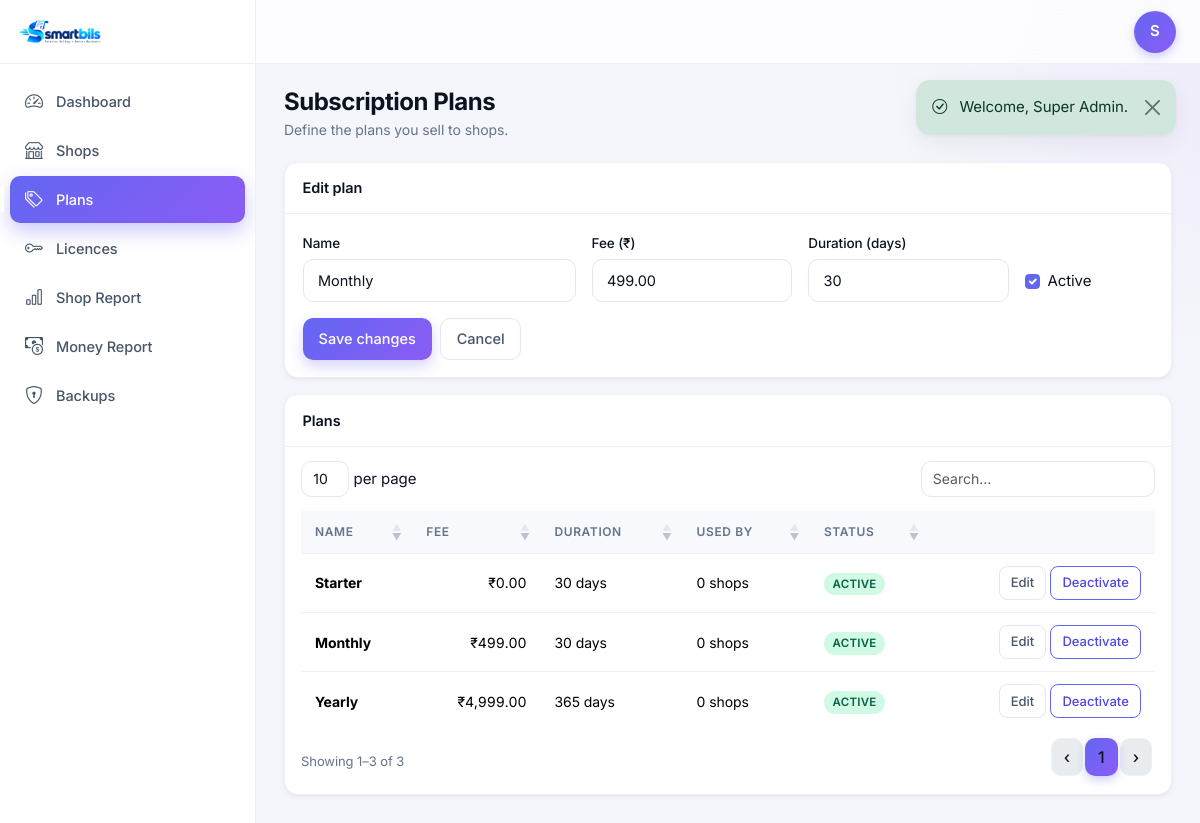
The app's page /admin/plans/index.php?edit=2 (signed in) with its own data.
### tables this page shows
CREATE TABLE IF NOT EXISTS `subscription_plans` (
  `id`            BIGINT UNSIGNED NOT NULL AUTO_INCREMENT,
  `name`          VARCHAR(100) NOT NULL,
  `fee`           DECIMAL(12,2) NOT NULL DEFAULT 0,
  `duration_days` INT UNSIGNED NOT NULL DEFAULT 30,
  `is_active`     TINYINT(1) NOT NULL DEFAULT 1,
  `created_at`    DATETIME NOT NULL DEFAULT CURRENT_TIMESTAMP,
  `updated_at`    DATETIME NOT NULL DEFAULT CURRENT_TIMESTAMP ON UPDATE CURRENT_TIMESTAMP,
  PRIMARY KEY (`id`),
  UNIQUE KEY `uq_plans_name` (`name`)
);

### config/database.php (called while the page is built, shortened)
<?php
function db(): PDO {
    static $pdo = null;
    if ($pdo instanceof PDO) return $pdo;
    $dsn = sprintf(
        'mysql:host=%s;port=%s;dbname=%s;charset=%s',
        DB_HOST, DB_PORT, DB_NAME, DB_CHARSET
    );
    try {
        $pdo = new PDO($dsn, DB_USER, DB_PASS, [
            PDO::ATTR_ERRMODE            => PDO::ERRMODE_EXCEPTION,
            PDO::ATTR_DEFAULT_FETCH_MODE => PDO::FETCH_ASSOC,
            PDO::ATTR_EMULATE_PREPARES   => false,
            PDO::MYSQL_ATTR_INIT_COMMAND => "SET NAMES utf8mb4 COLLATE utf8mb4_unicode_ci, time_zone = '+05:30'",
        ]);
    } catch (PDOException $e) {
        if (defined('APP_DEBUG') && APP_DEBUG) {
            http_response_code(500);
            exit('DB connect failed: ' . htmlspecialchars($e->getMessage(), ENT_QUOTES, 'UTF-8'));
        }
        error_log('[DB] ' . $e->getMessage());
        http_response_code(500);
        exit('Service unavailable.');
    }
    return $pdo;
}

### includes/functions.php (called while the page is built, shortened)
<?php
function e($v): string {
    return htmlspecialchars((string)($v ?? ''), ENT_QUOTES, 'UTF-8');
}
function url(string $path = ''): string {
    return rtrim(BASE_URL, '/') . '/' . ltrim($path, '/');
}
function money($amount): string {
    return APP_CURRENCY_SYMBOL . number_format((float)$amount, 2);
}

### admin/plans/index.php (the view, shortened to what this page needs)
<?php
$plans = db()->query("
    SELECT p.*, (SELECT COUNT(*) FROM shop_licenses WHERE plan_id = p.id) AS usage_count
    FROM subscription_plans p
    ORDER BY p.is_active DESC, p.fee ASC")->fetchAll();
$edit = null;
if (!empty($_GET['edit'])) {
    $s = db()->prepare('SELECT * FROM subscription_plans WHERE id = :id');
    $s->execute([':id' => (int)$_GET['edit']]);
    $edit = $s->fetch();
}
require __DIR__ . '/../../includes/layout-top.php';
?>
<div class="sb-page-header">
  <div>
    <h1 class="sb-page-title">Subscription Plans</h1>
    <p class="sb-page-subtitle">Define the plans you sell to shops.</p>
  </div>
</div>
<div class="card mb-3">
  <div class="card-header"><?= $edit ? 'Edit plan' : 'Add plan' ?></div>
  <div class="card-body">
    <form method="post" class="js-once">
      <div class="row g-3">
        <div class="col-md-4">
          <label class="form-label">Name</label>
          <input class="form-control" name="name" value="<?= e($edit['name'] ?? '') ?>" required>
        </div>
        <div class="col-md-3">
          <label class="form-label">Fee (<?= APP_CURRENCY_SYMBOL ?>)</label>
          <input class="form-control" type="number" step="0.01" min="0" name="fee" value="<?= e($edit['fee'] ?? '0') ?>" required>
        </div>
        <div class="col-md-3">
          <label class="form-label">Duration (days)</label>
          <input class="form-control" type="number" min="1" name="duration_days" value="<?= e($edit['duration_days'] ?? '30') ?>" required>
        </div>
        <div class="col-md-2 d-flex align-items-end">
          <div class="form-check mb-2">
            <input class="form-check-input" type="checkbox" id="is_active" name="is_active" value="1" <?= (!$edit || $edit['is_active']) ? 'checked' : '' ?>>
            <label class="form-check-label" for="is_active">Active</label>
          </div>
        </div>
      </div>
      <div class="mt-3 d-flex gap-2">
        <button class="btn btn-primary"><?= $edit ? 'Save changes' : 'Add plan' ?></button>
        <?php if ($edit): ?><a href="<?= url('admin/plans/') ?>" class="btn btn-outline-secondary">Cancel</a><?php endif; ?>
      </div>
    </form>
  </div>
</div>
<div class="card">
  <div class="card-header">Plans</div>
  <div class="table-responsive">
    <table class="table sb-datatable" data-nosort="5">
      <thead><tr><th>Name</th><th class="sb-money">Fee</th><th>Duration</th><th>Used by</th><th>Status</th><th></th></tr></thead>
      <tbody>
      <?php foreach ($plans as $p): ?>
        <tr>
          <td><strong><?= e($p['name']) ?></strong></td>
          <td class="sb-money" data-order="<?= e($p['fee']) ?>"><?= money($p['fee']) ?></td>
          <td data-order="<?= (int)$p['duration_days'] ?>"><?= (int)$p['duration_days'] ?> days</td>
          <td data-order="<?= (int)$p['usage_count'] ?>"><?= (int)$p['usage_count'] ?> shops</td>
          <td data-order="<?= (int)$p['is_active'] ?>">
            <?php if ($p['is_active']): ?>
              <span class="badge-pill badge-paid">Active</span>
            <?php else: ?>
              <span class="badge-pill badge-unpaid">Inactive</span>
            <?php endif; ?>
          </td>
          <td class="text-end text-nowrap">
            <a class="btn btn-sm btn-outline-secondary" href="?edit=<?= (int)$p['id'] ?>">Edit</a>
            <form method="post" class="d-inline">
              <button class="btn btn-sm btn-outline-primary">
                <?= $p['is_active'] ? 'Deactivate' : 'Activate' ?>
              </button>
            </form>
          </td>
        </tr>
      <?php endforeach; ?>
      </tbody>
    </table>
  </div>
</div>
<?php require __DIR__ . '/../../includes/layout-bottom.php'; ?>

### records on screen
subscription_plans: name "Monthly", fee "499.00", duration_days "30", is_active "☑", fee "₹499.00", usage_count "0", shows "ACTIVE", shows "Deactivate"
subscription_plans: name "Starter", fee "₹0.00", duration_days "30", usage_count "0", is_active "ACTIVE"
subscription_plans: name "Yearly", fee "₹4,999.00", duration_days "365", usage_count "0", is_active "ACTIVE"

### other values on screen
$label "Dashboard"
$label "Shops"
$label "Plans"
$label "Licences"
$label "Shop Report"
$label "Money Report"
$label "Backups"
$initials "S"
$m['msg'] "Welcome, Super Admin."
APP_CURRENCY_SYMBOL "₹"
